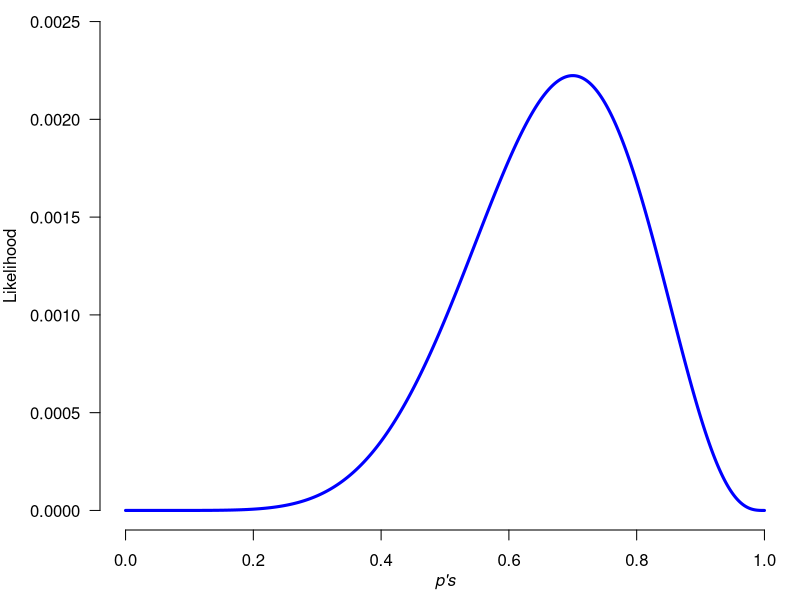
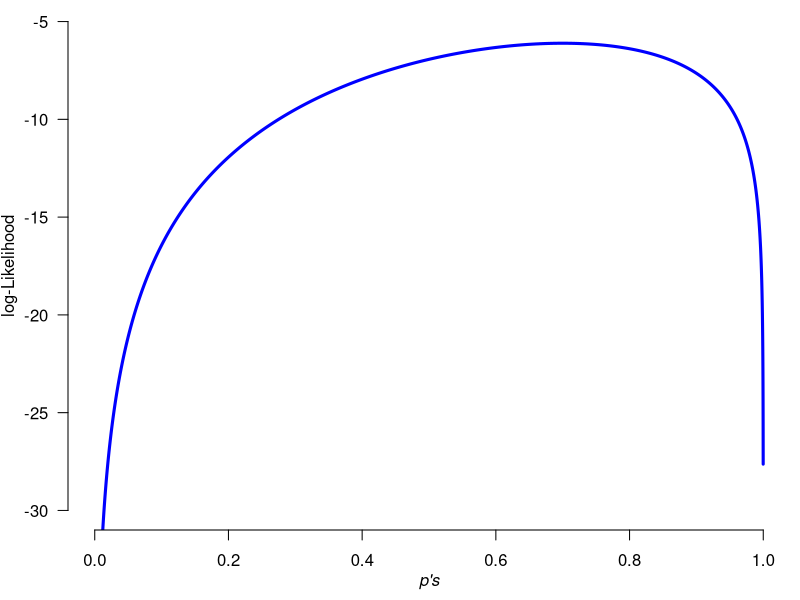
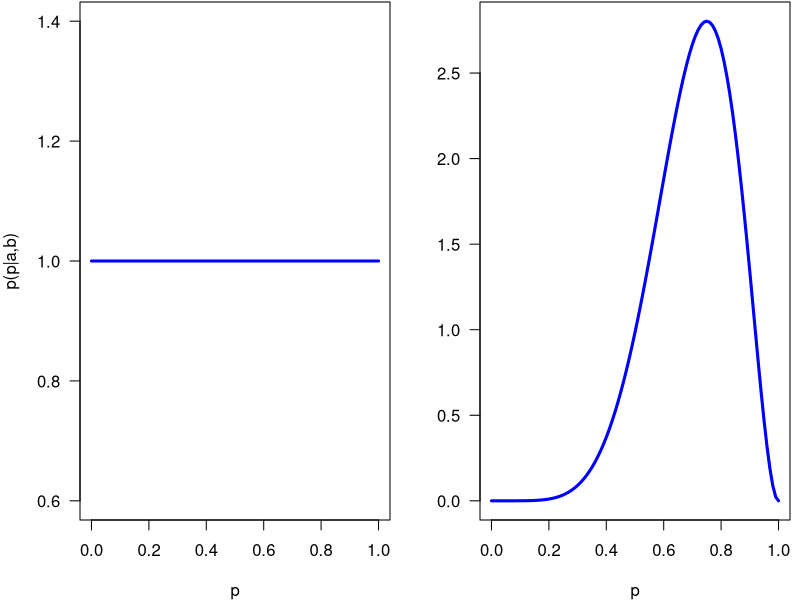
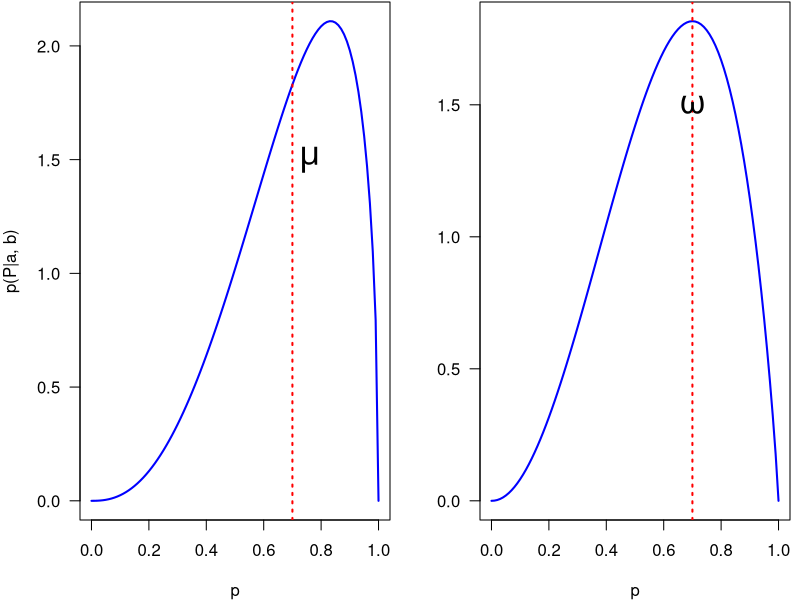

Write R code to recreate these figures, in order. (Note: this script raises an error after producing the figures.)
########### Code for Lecture 3. Note that some of it may be
## slightly different in class. 

N <- 10 # number of globe tosses
obs <- c("W", "W", "L", "W", "L", "L", "W", "W", "W", "W") # observed data
y <- ifelse(obs == "W", 1, 0) # convert to 1's & 0's

#################

# calculate bernoulli likelihood

peez <- seq(0,1, length=10000) # sequence of candidate p's

# vector of likelihood for the fixed data for each candidate theta
liks <- numeric(length = length(peez))

for(i in 1:length(peez)) {
  temp <- dbinom(y, 1, peez[i])
  liks[i] <- prod(temp)
}

# plot it
par(mar=c(3.5,5,0.1,0.5)) # set margins
plot(peez, liks, type="l", lwd=3, col="blue", las=1, ylim=c(0,0.0025), 
  frame.plot=FALSE, xlab="", ylab="")
mtext(text = "Likelihood", side=2, line = 4)
mtext(text = "p's", side=1, line = 2, font=3)

(maxLik <- peez[liks == max(liks)])


##########
#Log likelihoods
logLiks <- numeric(length(peez)) # vector of log-likelihoods

for(i in 1:length(peez)) {
  temp <- dbinom(y, 1, peez[i], log=TRUE)
  logLiks[i] <- sum(temp)
}

par(mar=c(3.5,3.4,0.1,0.5)) # set margins
plot(peez, logLiks, type="l", lwd=3, col="blue", las=1, ylim=c(-30, -5), 
  frame.plot=FALSE, xlab="", ylab="")
mtext(text = "log-Likelihood", side=2, line = 2.5)
mtext(text = "p's", side=1, line = 2, font=3)

##########################

#Thinking about the beta distribution

par(mfrow = c(1,2))
par(mar =  c(4,4,0.1,0.5))
curve(dbeta(x, shape1 = 1, shape2 = 1), las=1, ylab = "p(p|a,b)", xlab="p",
  col="blue", lwd=3)

curve(dbeta(x, shape1 = 7, shape2 = 3), las=1, ylab="", xlab="p", 
  col="blue", lwd=3)

################################

# small kappa
par(mfrow=c(1,2))
par(mar=c(4,4,0.1,0.5))

mu <- 0.7 # expected mean proportion of water 
omega <- 0.7 # proportion of water as the mode
kappa <- 5 # low confidence in central measures

# plot in terms of mean:
a <- mu * kappa
b <- (1 - mu) * kappa

curve(dbeta(x, shape1=a, shape2=b),las=1, ylab="p(P|a, b)", xlab="p", 
  col="blue", lwd=2) 
abline(v = mu, col="red", lwd=2, lty=3)
text(0.76, 1.5, expression(mu), cex=2)

# Plotting in terms of mode:
a <- omega * (kappa - 2) + 1
b <- (1 - omega) * (kappa - 2) + 1

curve(dbeta(x, shape1=a, shape2=b),las=1, ylab="", xlab="p", 
  col="blue", lwd=2) 
abline(v=omega, col="red", lwd=2, lty=3)
text(0.7, 1.5, expression(omega), cex=2)

######################################
# large kappa

ar(mfrow=c(1,2))
par(mar=c(4,4,0.1,0.5))

mu <- 0.7 # expected mean proportion of water 
omega <- 0.7 # proportion of water as the mode
kappa <- 50 # low confidence in central measures

# plot in terms of mean:
a <- mu * kappa
b <- (1 - mu) * kappa

curve(dbeta(x, shape1=a, shape2=b),las=1, ylab="P(p|a, b)", xlab="p", 
  col="blue", lwd=2) 
abline(v = mu, col="red", lwd=2, lty=3)
text(0.6, 5.5, expression(mu), cex=2)
# Plotting in terms of mode:
a <- omega * (kappa - 2) + 1
b <- (1 - omega) * (kappa - 2) + 1

curve(dbeta(x, shape1=a, shape2=b),las=1, ylab="", xlab="p", 
  col="blue", lwd=2) 
abline(v=omega, col="red", lwd=2, lty=3)


text(0.6, 5.5, expression(omega), cex=2)